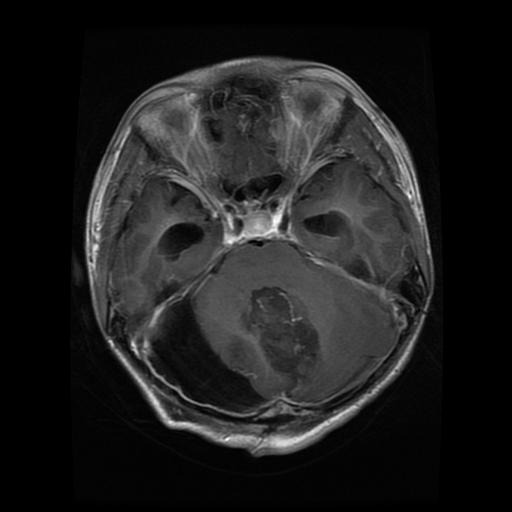
#> input picture dataset/Testing/glioma/Te-glTr_0000.jpg, 512 x 512 px, given as the content of the folder dataset/Training, which was not available
$ jupyter execute remove_duplicates.ipynb
#> lines starting #> are read from the running program, lines starting #| are printed output that depends on the picture; after the words box and inside, x2 and y2 are one past the last pixel; in counts of white or black regions, pixels touching at a corner belong together; pictures that were not available may be replaced by others from this repository, and a replacement may not be noted
#> in process_images, image is the input picture: shape (512, 512, 3); min 0, max 255, mean 30.5
[cell 1]
import os
import cv2
import hashlib
import imutils

PROJECT_DIR = 'dataset'
LABELS = os.listdir(os.path.join(PROJECT_DIR, 'Training'))
IMG_SIZE = 256

def compute_hash(file):
    hasher = hashlib.md5()
    with open(file, 'rb') as f:
        buf = f.read()
        hasher.update(buf)
    return hasher.hexdigest()

def crop_img(img):
    """
    Detects the extreme points on the image and crops the rectangular region around them.
    """
    gray = cv2.cvtColor(img, cv2.COLOR_RGB2GRAY)
    gray = cv2.GaussianBlur(gray, (3, 3), 0)

    # Apply thresholding and remove noise
    thresh = cv2.threshold(gray, 45, 255, cv2.THRESH_BINARY)[1]
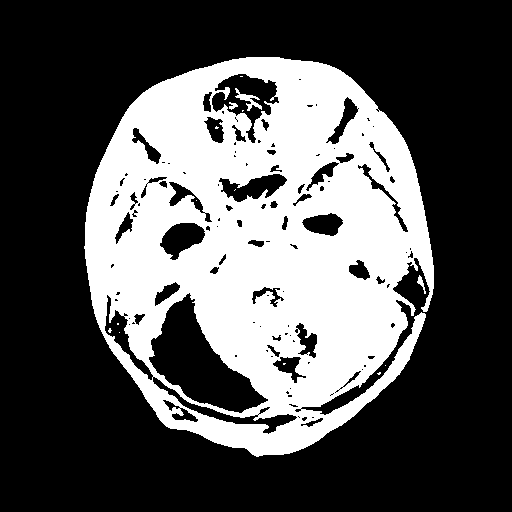
#> thresh: shape (512, 512); 33.7% white; 15 white regions (11 under 20 px), largest, box (x1, y1, x2, y2) and area: (84, 57, 434, 457) 87901, (235, 88, 262, 111) 194, (417, 275, 426, 294) 60, (229, 102, 238, 110) 41
    thresh = cv2.erode(thresh, None, iterations=2)
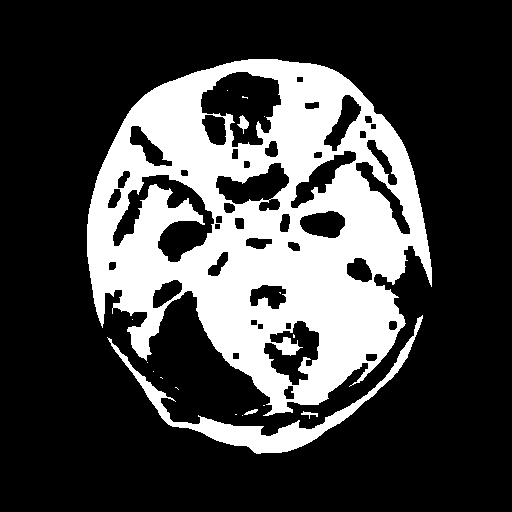
#> thresh: shape (512, 512); 26.8% white; 18 white regions (13 under 20 px), largest, box (x1, y1, x2, y2) and area: (87, 59, 432, 416) 65553, (107, 315, 423, 454) 4443, (237, 115, 249, 134) 105, (301, 411, 318, 419) 51, (244, 409, 258, 415) 42
    thresh = cv2.dilate(thresh, None, iterations=2)
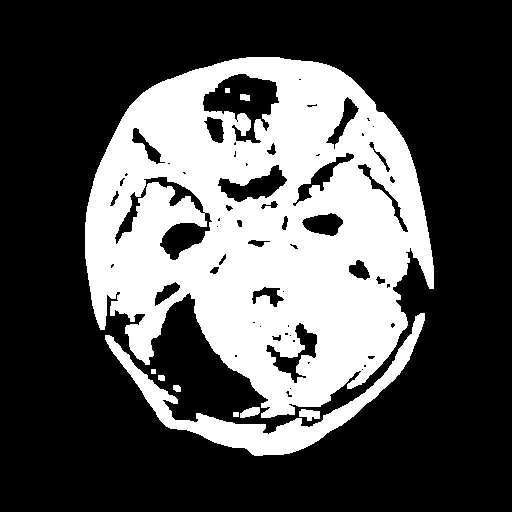
#> thresh: shape (512, 512); 32.7% white; 10 white regions

    # Find contours and select the largest one
    cnts = cv2.findContours(thresh.copy(), cv2.RETR_EXTERNAL, cv2.CHAIN_APPROX_SIMPLE)
#> cnts = 8 contours, 1 with area under 20; largest, box (x1, y1, x2, y2) and area: (85, 57, 434, 418) 88848, (105, 313, 425, 456) 6430, (299, 409, 320, 421) 144, (240, 407, 260, 418) 126, (173, 385, 181, 392) 36, (158, 375, 165, 381) 28, (233, 412, 239, 417) 20
    cnts = imutils.grab_contours(cnts)
    c = max(cnts, key=cv2.contourArea)
#> c = contour of 698 points, box (x1, y1, x2, y2) (85, 57, 434, 418), area 88848

    # Get the extreme points
    extLeft = tuple(c[c[:, :, 0].argmin()][0])
#> extLeft = (85, 222)
    extRight = tuple(c[c[:, :, 0].argmax()][0])
#> extRight = (433, 288)
    extTop = tuple(c[c[:, :, 1].argmin()][0])
#> extTop = (246, 57)
    extBot = tuple(c[c[:, :, 1].argmax()][0])
#> extBot = (261, 417)
    ADD_PIXELS = 0
    cropped_img = img[extTop[1]-ADD_PIXELS:extBot[1]+ADD_PIXELS, extLeft[0]-ADD_PIXELS:extRight[0]+ADD_PIXELS].copy()
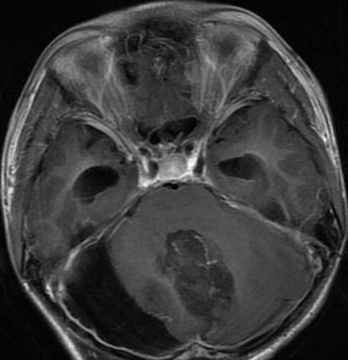
#> cropped_img: shape (360, 348, 3); min 0, max 255, mean 58.4

    return cropped_img

def process_images(data_type, hash_dict):
    data_path = os.path.join(PROJECT_DIR, data_type)
    for label in LABELS:
        folder_path = os.path.join(data_path, label)
        save_path = os.path.join('cleaned', data_type, label)

        if not os.path.exists(save_path):
            os.makedirs(save_path)

        for root, dirs, files in os.walk(folder_path):
            for file in files:
                if file.endswith(".jpg"):
                    file_path = os.path.join(root, file)
                    image = cv2.imread(file_path)
                    new_img = crop_img(image)
                    resized_img = cv2.resize(new_img, (IMG_SIZE, IMG_SIZE))

                    temp_save_path = os.path.join(save_path, file)
                    cv2.imwrite(temp_save_path, resized_img)

                    # Compute hash and check for duplicates
                    file_hash = compute_hash(temp_save_path)
                    if file_hash in hash_dict:
                        print(f"Removing duplicate (hash : {file_hash}) : {temp_save_path}")
                        os.remove(temp_save_path)
                    else:
                        hash_dict[file_hash] = [temp_save_path]

if __name__ == '__main__':
    hash_dict = {}

    for data_type in ['Training', 'Testing']:
        process_images(data_type, hash_dict)
